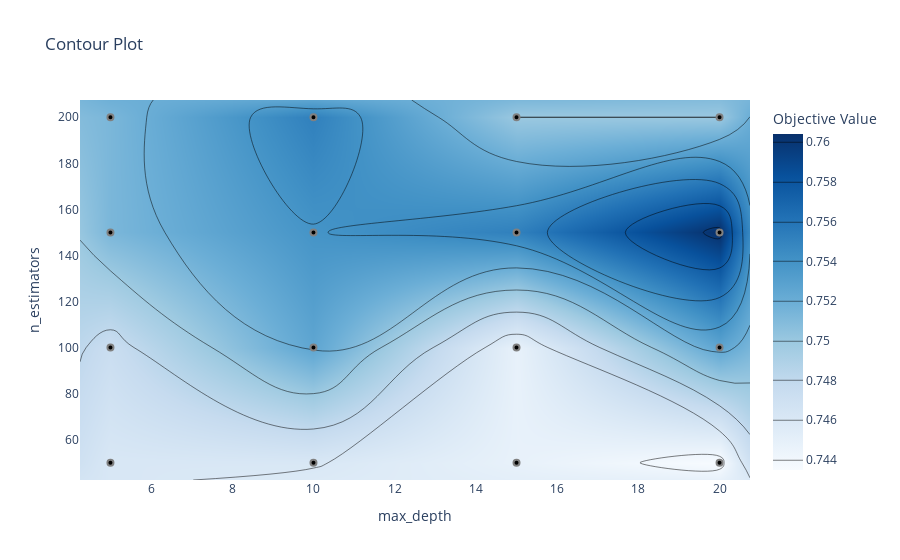

The code cell stored with this chart in its notebook:
### Code cell
plot_contour(study).show()

### Figure 1 — Plotly figure (JSON) as saved in the notebook; plotly's stock layout.template omitted (floating-point values rounded to 4 significant figures)
{"data": [{"colorbar": {"title": {"text": "Objective Value"}}, "colorscale": [[0, "rgb(247,251,255)"], [0.125, "rgb(222,235,247)"], [0.25, "rgb(198,219,239)"], [0.375, "rgb(158,202,225)"], [0.5, "rgb(107,174,214)"], [0.625, "rgb(66,146,198)"], [0.75, "rgb(33,113,181)"], [0.875, "rgb(8,81,156)"], [1, "rgb(8,48,107)"]], "connectgaps": true, "contours": {"coloring": "heatmap"}, "hoverinfo": "none", "line": {"smoothing": 1.3}, "reversescale": false, "type": "contour", "x": [4.25, 5, 10, 15, 20, 20.75], "y": [42.5, 50, 100, 150, 200, 207.5], "z": [[null, null, null, null, null, null], [null, 0.7461, 0.7461, 0.7448, 0.7435, null], [null, 0.7474, 0.7526, 0.7448, 0.7526, null], [null, 0.7513, 0.7539, 0.7552, 0.7604, null], [null, 0.7513, 0.7552, 0.75, 0.75, null], [null, null, null, null, null, null]]}, {"marker": {"color": "black", "line": {"color": "Gray", "width": 2}}, "mode": "markers", "name": "Feasible Trial", "showlegend": false, "type": "scatter", "x": [5, 10, 15, 15, 20, 10, 5, 20, 15, 10, 20, 15, 5, 5, 10, 20], "y": [100, 150, 50, 100, 100, 50, 150, 150, 150, 200, 200, 200, 200, 50, 100, 50]}, {"marker": {"color": "#cccccc", "line": {"color": "Gray", "width": 2}}, "mode": "markers", "name": "Infeasible Trial", "showlegend": false, "type": "scatter", "x": [], "y": []}], "layout": {"title": {"text": "Contour Plot"}, "xaxis": {"range": [4.25, 20.75], "title": {"text": "max_depth"}}, "yaxis": {"range": [42.5, 207.5], "title": {"text": "n_estimators"}}}}
